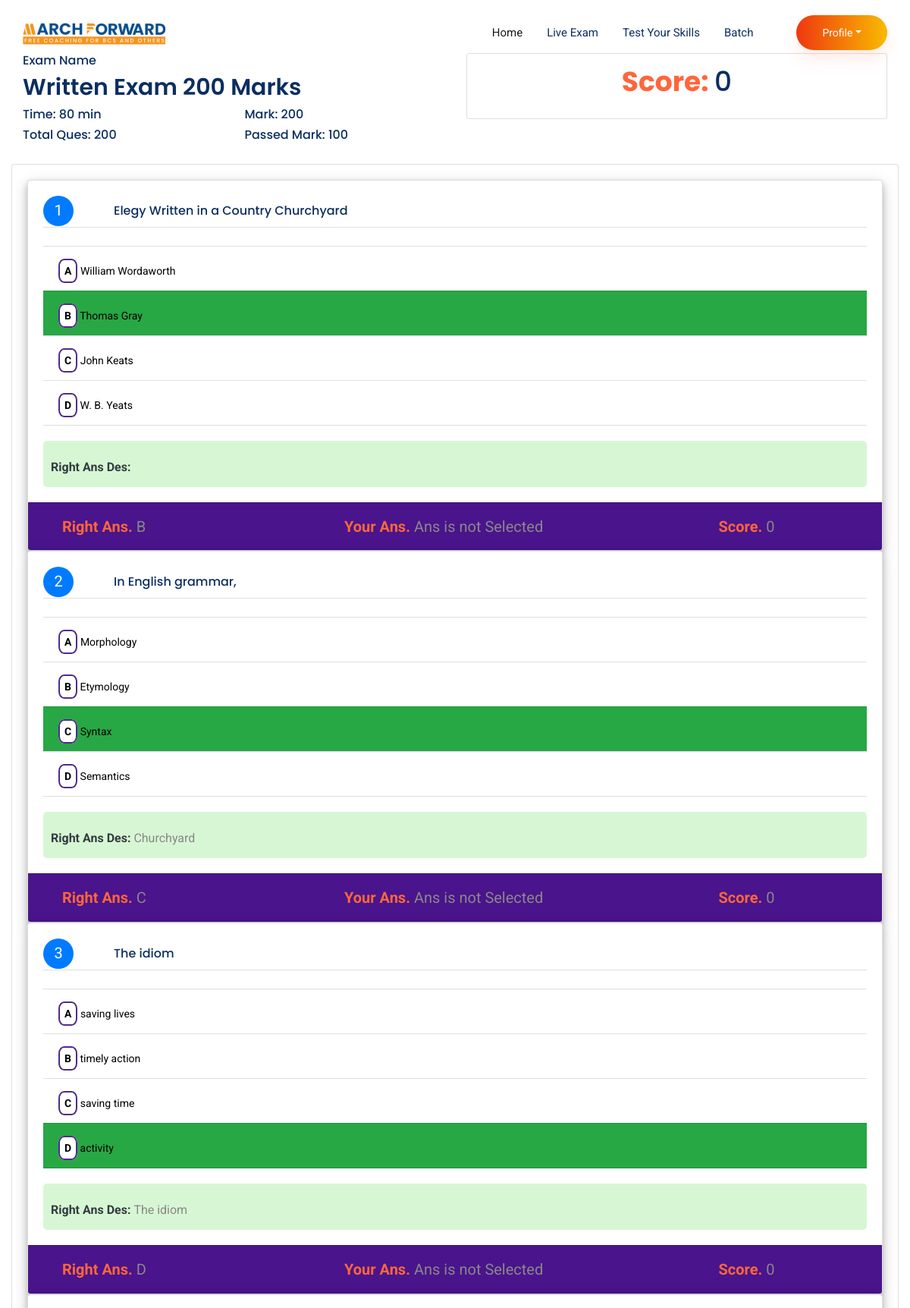
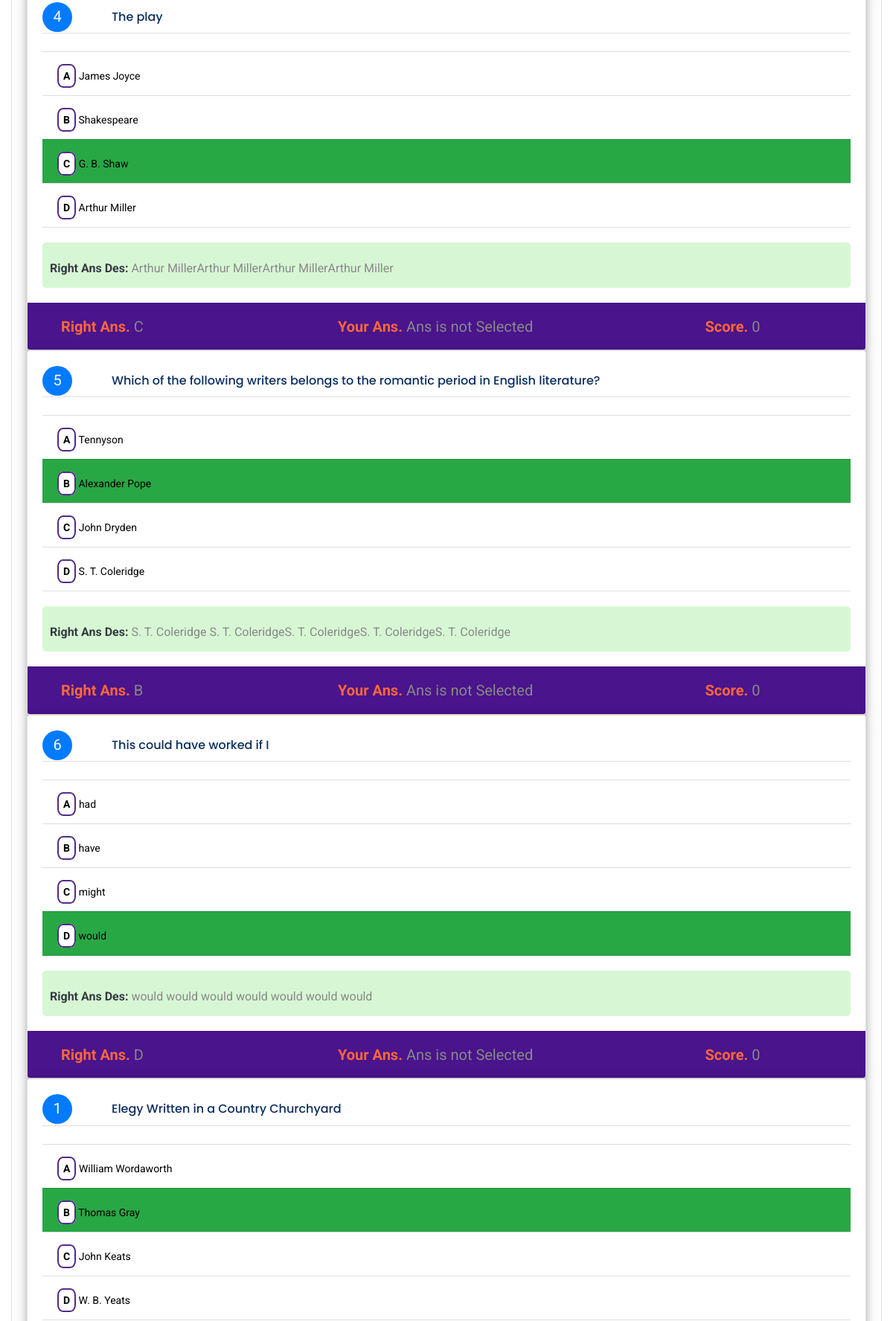
The page /result.php?examID=5 (signed in, upper part) on the database its author committed (2 pictures, top to bottom).
### tables this page shows
CREATE TABLE `exam` (
  `id` int(100) NOT NULL,
  `courseID` int(100) NOT NULL,
  `name` varchar(1000) NOT NULL,
  `examTime` int(10) NOT NULL,
  `examStatus` varchar(100) NOT NULL,
  `scheduleDate` varchar(255) NOT NULL,
  `scheduleTime` varchar(100) NOT NULL,
  `examEndTime` varchar(100) NOT NULL,
  `total_mark` varchar(255) NOT NULL,
  `passed_mark` varchar(255) NOT NULL,
  `minQuestionNum` int(100) NOT NULL,
  `maxQuestionNum` int(100) NOT NULL,
  `StartingAction` int(10) NOT NULL,
  `action` varchar(255) NOT NULL,
  `date` timestamp NOT NULL DEFAULT CURRENT_TIMESTAMP ON UPDATE CURRENT_TIMESTAMP
);

CREATE TABLE `resultForPermanentExam` (
  `id` int(100) NOT NULL,
  `examID` int(100) NOT NULL,
  `studentID` int(100) NOT NULL,
  `questionID` int(100) NOT NULL,
  `selectedAns` int(10) NOT NULL,
  `questionNum` int(100) NOT NULL,
  `mark` varchar(100) NOT NULL,
  `negativeMark` varchar(10) NOT NULL,
  `rightAns` int(10) NOT NULL,
  `date` timestamp NOT NULL DEFAULT CURRENT_TIMESTAMP ON UPDATE CURRENT_TIMESTAMP
);

CREATE TABLE `questions` (
  `id` int(100) NOT NULL,
  `examID` int(100) NOT NULL,
  `questionName` varchar(5000) NOT NULL,
  `question_number` int(11) NOT NULL,
  `firstOptn` varchar(2000) NOT NULL,
  `secondOptn` varchar(2000) NOT NULL,
  `thirdOptn` varchar(2000) NOT NULL,
  `fourthOptn` varchar(2000) NOT NULL,
  `rightAns` int(5) NOT NULL,
  `mark` varchar(10) NOT NULL,
  `negativeMark` varchar(10) NOT NULL,
  `rightAnsDes` text NOT NULL,
  `date` timestamp NOT NULL DEFAULT CURRENT_TIMESTAMP ON UPDATE CURRENT_TIMESTAMP
);

### result.php (the view, shortened to what the rows shown need)
<?php
            $examID = $_GET['examID'];
            $query = query("SELECT * FROM `exam` WHERE action='SHOW' AND id='$examID'");
            $rowOfExam = fetch_array($query);
            $exName = $rowOfExam['name'];
            $examTime = $rowOfExam['examTime'];
            $total_mark = $rowOfExam['total_mark'];
            $passed_mark = $rowOfExam['passed_mark'];
            $maxQuestionNum = $rowOfExam['maxQuestionNum'];
     ?>
<!doctype html>
<html lang="en">
<head>
<link rel="stylesheet" href="quize/css/bootstrap.min.css">
<link rel="stylesheet" href="quize/css/animate.css">
<link rel="stylesheet" href="quize/css/owl.carousel.min.css">
<link rel="stylesheet" href="quize/css/themify-icons.css">
<link rel="stylesheet" href="quize/css/flaticon.css">
<link rel="stylesheet" href="quize/css/magnific-popup.css">
<link rel="stylesheet" href="quize/css/slick.css">
<link rel="stylesheet" href="quize/css/style.css">
</head>
<body>
<section class="advance_feature" id="examMainStart">
        <div class="container">
            <div class="row align-items-sm-center align-items-xl-stretch">
                <div class="col-md-6 col-lg-6">
                    <div class="learning_member_text">
                        <h5>Exam Name</h5>
                        <h2><?php echo $exName; ?></h2>
                        <div class="row">
                            <div class="col-sm-6 col-md-12 col-lg-6 col-6">
                                <div class="learning_member_text_iner">
                                    <h5>Time: <?php echo $examTime; ?> min</h5>
                                </div>
                            </div>
                            <div class="col-sm-6 col-md-12 col-lg-6 col-6">
                                <div class="learning_member_text_iner">
                                    <h5>Mark: <?php echo $total_mark; ?></h5>
                                </div>
                            </div>
                        </div>
                        <div class="row">
                            <div class="col-sm-6 col-md-12 col-lg-6 col-6">
                                <div class="learning_member_text_iner">
                                    <h5>Total Ques: <?php echo $maxQuestionNum; ?></h5>
                                </div>
                            </div>
                            <div class="col-sm-6 col-md-12 col-lg-6 col-6">
                                <div class="learning_member_text_iner">
                                    <h5>Passed Mark: <?php echo $passed_mark; ?></h5>
                                </div>
                            </div>
                        </div>
                    </div>
                </div>
                <?php
                                $Stquery = query("SELECT * FROM students WHERE email = '" . $_SESSION['username'] . "'");
                                 $row_of_st = fetch_array($Stquery);
                                 $studentID = $row_of_st['id'];
                                $examID = $_GET['examID'];
                                $sumOfRightAns=query("SELECT SUM(mark) as total_for FROM resultForPermanentExam WHERE selectedAns=rightAns AND examID='$examID' AND studentID='$studentID'  ");
                                $sumOfRight=fetch_array($sumOfRightAns);
                                $right = $sumOfRight['total_for'];
                                $sumOfWrongAns=query("SELECT SUM(negativeMark) as total_for FROM resultForPermanentExam WHERE selectedAns!=rightAns AND selectedAns!='0' AND examID='$examID' AND studentID='$studentID'");
                                $sumOfNegative=fetch_array($sumOfWrongAns);
                                $wrong =  $sumOfNegative['total_for'];
                                $score = $right + $wrong;
                            ?>
                <div class="col-lg-6 col-md-6">
                    <div class="text-center card" style="padding: 10px;">
                        <h1 class="card-title" style="padding: 5px 5px;"><b>Score: </b><?php echo $score; ?></h1>
                    </div>
                </div>
            </div>
        </div>
    </section>
            <section class="content">
              <div class="container-fluid">
                <div class="row" style="margin-top: -50px !important;">
                  <div class="col-12">
                    <div class="card">
                      <div class="card-body">
                          <div class="row">
                              <?php
                                 $Stquery = query("SELECT * FROM students WHERE email = '" . $_SESSION['username'] . "'");
                                 $row_of_st = fetch_array($Stquery);
                                 $studentID = $row_of_st['id'];
                                $examID = $_GET['examID'];
                                $query_exam=query("SELECT * FROM `exam` WHERE action='SHOW' AND id='$examID' ");
                                $row_exam=fetch_array($query_exam);
                                $exam_id=$row_exam['id'];
                                $query_question=query("select * from resultForPermanentExam where examID='$exam_id' AND studentID='$studentID'");
                                $rows = mysqli_num_rows($query_question);
                                if($rows > 0){
                                    while($resultRow=fetch_array($query_question)){
                                         $questionID = $resultRow['questionID'];
                                         $questionNum = $resultRow['questionNum'];
                                         $selectedAns = $resultRow['selectedAns'];
                                         $examQuery = query("SELECT * FROM questions WHERE id='$questionID' AND question_number='$questionNum'");
                                         $rowOfQuestions = fetch_array($examQuery);
                                        ?>
                                             <div class="col-md-12">
                                                <div class="card" style="box-shadow: 0 4px 8px 0 rgba(0, 0, 0, 0.2), 0 6px 20px 0 rgba(0, 0, 0, 0.19);">
                                                  <div class="card-body">
                                                      <div class="row">
                                                            <div class="col-md-1 col-1">
                                                                <div style="height: 40px; width: 40px; background-color: #007BFF; border-radius: 30px; text-align:center;"><p style="font-size: 20px; color: white;"><?php echo $rowOfQuestions['question_number']?></p></div>
                                                            </div>
                                                            <div class="col-md-11 col-11 qes">
                                                                <h5 class="card-title text-bold" style="margin-top: 10px;"><?php echo $rowOfQuestions['questionName']?></h5>
                                                            </div>
                                                        </div>
                                                                <ul class="list-group list-group-flush">
                                                                    <li class="list-group-item"></li>
                                                                    <li class="list-group-item <?php if($rowOfQuestions['rightAns'] == 1){ echo "bg-success";} else if($resultRow['selectedAns'] == 1){echo "bg-danger";}?>"><p style="margin-top: 7px; text-align:justify; color: #000;"><b style="background-color: #fff; border: 2px solid #512B8B; padding: 6px; color: #000; border-radius: 30%;">A</b> <?php echo $rowOfQuestions['firstOptn']?></p></li>
                                                                    <li class="list-group-item <?php if($rowOfQuestions['rightAns'] == 2){ echo "bg-success";} else if($resultRow['selectedAns'] == 2){echo "bg-danger";}?>"><p style="margin-top: 7px; text-align:justify; color: #000;"><b style="background-color: #fff; border: 2px solid #512B8B; padding: 6px; color: #000; border-radius: 30%;">B</b> <?php echo $rowOfQuestions['secondOptn']?></p></li>
                                                                    <li class="list-group-item <?php if($rowOfQuestions['rightAns'] == 3){ echo "bg-success";} else if($resultRow['selectedAns'] == 3){echo "bg-danger";}?>"><p style="margin-top: 7px; text-align:justify; color: #000;"><b style="background-color: #fff; border: 2px solid #512B8B; padding: 6px; color: #000; border-radius: 30%;">C</b> <?php echo $rowOfQuestions['thirdOptn']?></p></li>
                                                                    <li class="list-group-item <?php if($rowOfQuestions['rightAns'] == 4){ echo "bg-success";} else if($resultRow['selectedAns'] == 4){echo "bg-danger";}?>"><p style="margin-top: 7px; text-align:justify; color: #000;"><b style="background-color: #fff; border: 2px solid #512B8B; padding: 6px; color: #000; border-radius: 30%;">D</b> <?php echo $rowOfQuestions['fourthOptn']?></p></li>
                                                                  </ul><br>
                                                                  <div style=" background-color: #D7F7D4; padding: 10px;  border-radius: 5px;">
                                                                  <p style="font-size: 16px;margin-top:10px;text-align: justify;"><b class="text-dark">Right Ans Des: </b><?php echo $rowOfQuestions['rightAnsDes']?></p>
                                                                  </div>
                                                  </div>
                                                  <div class="card-footer" style="background-color:#4a148c;color:#fff;">
                                                      <div class="row">
                                                         <div class="col-md-4 col-4">
                                                            <p style="margin-left: 25px; font-size: 20px;"><b>Right Ans. </b><?php
                                                                if($rowOfQuestions['rightAns'] == 1){
                                                                    echo "A";
                                                                }
                                                                else if($rowOfQuestions['rightAns'] == 2){
                                                                    echo "B";
                                                                }
                                                                else if($rowOfQuestions['rightAns'] == 3){
                                                                    echo "C";
                                                                }
                                                                else if($rowOfQuestions['rightAns'] == 4){
                                                                    echo "D";
                                                                }
                                                            ?></p>
                                                        </div>
                                                        <div class="col-md-4 col-4">
                                                            <p style="margin-left: 25px; font-size: 20px;"><b>Your Ans.</b><?php
                                                                if($selectedAns == 1){
                                                                    echo "A";
                                                                }
                                                                else if($selectedAns == 2){
                                                                    echo "B";
                                                                }
                                                                else if($selectedAns == 3){
                                                                    echo "C";
                                                                }
                                                                else if($selectedAns == 4){
                                                                    echo "D";
                                                                }
                                                                else if($selectedAns == 0){
                                                                    echo " Ans is not Selected";
                                                                }
                                                            ?></p>
                                                        </div>
                                                        <div class="col-md-4 col-4 text-center">
                                                            <p style="margin-left: 25px; font-size: 20px;"><b>Score. </b><?php
                                                                if($rowOfQuestions['rightAns'] == $selectedAns){
                                                                    echo $rowOfQuestions['mark'];
                                                                }
                                                                else if($rowOfQuestions['rightAns'] != $selectedAns && $selectedAns != 0){
                                                                    echo $rowOfQuestions['negativeMark'];
                                                                }
                                                                else if($selectedAns == 0){
                                                                    echo 0;
                                                                }
                                                            ?></p>
                                                        </div>
                                                    </div>
                                                  </div>
                                                </div>
                                            </div>
                                        <?php
                                    }
                                }
                              ?>
                          </div>
                        </div>
                      </div>
                  </div>
                </div>
              </div>
            </section>
</body>
</html>

### rows shown on the page
exam: name "Written Exam 200 Marks", examTime "80", total_mark "200", maxQuestionNum "200", passed_mark "100"
resultforpermanentexam: questionID.question_number "1", questionID.questionName "Elegy Written in a Country Churchyard", questionID.firstOptn "William Wordaworth", questionID.secondOptn "Thomas Gray", questionID.thirdOptn "John Keats", questionID.fourthOptn "W. B. Yeats", selectedAns "Ans is not Selected"
resultforpermanentexam: questionID.question_number "2", questionID.questionName "In English grammar,", questionID.firstOptn "Morphology", questionID.secondOptn "Etymology", questionID.thirdOptn "Syntax", questionID.fourthOptn "Semantics", questionID.rightAnsDes "Churchyard", selectedAns "Ans is not Selected"
resultforpermanentexam: questionID.question_number "3", questionID.questionName "The idiom", questionID.firstOptn "saving lives", questionID.secondOptn "timely action", questionID.thirdOptn "saving time", questionID.fourthOptn "activity", questionID.rightAnsDes "The idiom", selectedAns "Ans is not Selected"
resultforpermanentexam: questionID.question_number "4", questionID.questionName "The play", questionID.firstOptn "James Joyce", questionID.secondOptn "Shakespeare", questionID.thirdOptn "G. B. Shaw", questionID.fourthOptn "Arthur Miller", questionID.rightAnsDes "Arthur MillerArthur MillerArthur MillerArthur Miller", shows "C", selectedAns "Ans is not Selected"
resultforpermanentexam: questionID.question_number "5", questionID.questionName "Which of the following writers belongs to the romantic period in English literature?", questionID.firstOptn "Tennyson", questionID.secondOptn "Alexander Pope", questionID.thirdOptn "John Dryden", questionID.fourthOptn "S. T. Coleridge", questionID.rightAnsDes "S. T. Coleridge S. T. ColeridgeS. T. ColeridgeS. T. ColeridgeS. T. Coleridge", shows "B", selectedAns "Ans is not Selected"
resultforpermanentexam: questionID.question_number "6", questionID.questionName "This could have worked if I", questionID.firstOptn "had", questionID.secondOptn "have", questionID.thirdOptn "might", questionID.fourthOptn "would", questionID.rightAnsDes "would would would would would would would", selectedAns "Ans is not Selected"
resultforpermanentexam: questionID.question_number "1", questionID.questionName "Elegy Written in a Country Churchyard", questionID.firstOptn "William Wordaworth", questionID.secondOptn "Thomas Gray", questionID.thirdOptn "John Keats", questionID.fourthOptn "W. B. Yeats"

### other values the page prints
$score "0"
